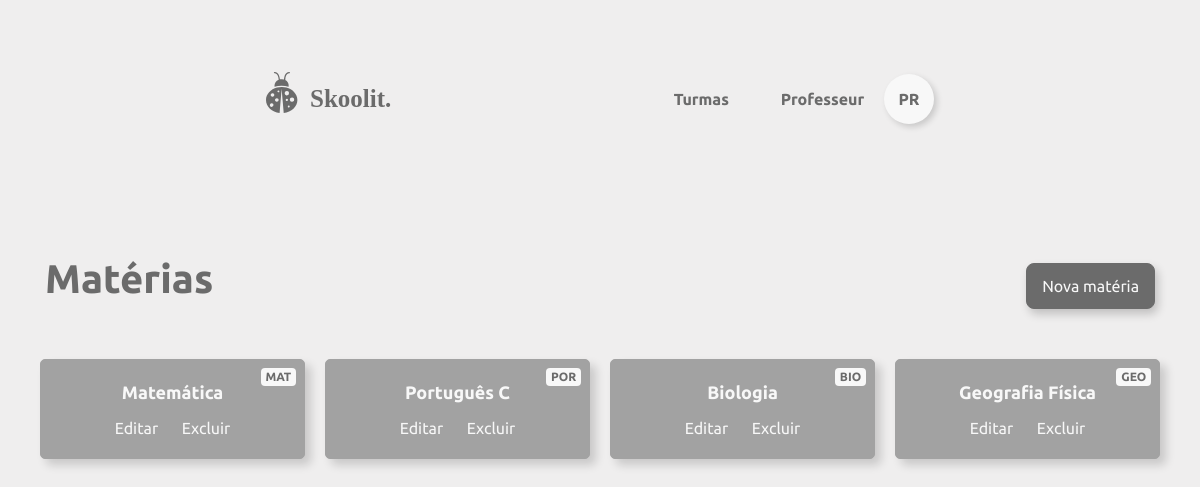
Page /materias/listar (signed in) on the committed database.
### skoolit/models/usuario.py (models this page shows, shortened)
class Usuario(UserMixin,db.Model):
	__tablename__ = 'usuarios'
	id = db.Column(db.Integer, primary_key=True)
	email = db.Column(db.String, nullable=False)
	papel = db.Column(db.String)
	nome = db.Column(db.String, nullable=False)
	hashSenha = db.Column(db.String, nullable=False)
	__mapper_args__ = {
		'polymorphic_identity':'usuario',
		'polymorphic_on':papel
    }
	def dbGetUser(id):
		return Usuario.query.filter_by(id=id).first_or_404()

### skoolit/models/materia.py (models this page shows, shortened)
class Materia(db.Model):
	__tablename__ = 'materias'
	id = db.Column(db.Integer, primary_key=True)
	nome = db.Column(db.String, nullable=False)
	turmas = db.relationship('Turma', back_populates='materia')
	def dbGetAllMateria():
		return Materia.query.with_entities(Materia.id,Materia.nome).all()

### skoolit/views/materias.py (the view)
@materias.route('/listar', methods=['POST', 'GET'])
@materias.route('/listar/<id>', methods=['POST', 'GET'])
def listar(id=None):
	if id is None:
		materias = Materia.dbGetAllMateria()
		return render_template('materias/listar_materias.html', materias=materias)
	else:
		materia = Materia.dbGetMateria(id)
		return render_template('materias/detalhes_materia.html', materia=materia)

### skoolit/views/auth.py (called while the page is built)
@loginManager.user_loader
def load_user(id):
    return Usuario.dbGetUser(id)

### skoolit/views/materias.py (called while the page is built)
@materias.before_request
@login_required
def exigirLogin():
	pass

### skoolit/templates/materias/listar_materias.html (shortened to what this page needs)
{% extends "navfoot.html" %}
{% block style %}
    <link rel="stylesheet" href="{{ url_for('static', filename='materias/listar_materias.css') }}">
{% endblock %}
{% block content %}
<div class="container conteudo">
	<div class="d-flex justify-content-between mb-5">
		<h1 class="bold">Matérias</h1>
		<div class="mt-2">
			<a href="{{url_for('materias.criar')}}"
				class="btn" role="button">
				Nova matéria
			</a>
		</div>
	</div>
	<div class="row">
		{% for materia in materias %}
			<div class="card materia">
				<div class="badge">
					{{materia.nome[:3]|upper}}
				</div>
				<div class="card-body">
					<h5 class="card-title text-center">
						<a class="materia-nome" href="{{url_for('materias.listar', id=materia.id)}}">{{materia.nome}}</a>
					</h5>
					<div class="text-center">
						<a href="{{url_for('materias.atualizar', id=materia.id)}}" class="card-link">Editar</a>
						<a href="{{url_for('materias.excluir', id=materia.id)}}" class="card-link">Excluir</a>
					</div>
				</div>
			</div>
		{% endfor %}
	</div>
</div>
{% endblock %}

### skoolit/templates/navfoot.html (shortened to what this page needs)
{% extends "base.html" %}
{% block navbar %}
<div class="navbar d-flex justify-content-between">
	{% if current_user.is_anonymous %}
		<a href="{{url_for('landing')}}"><img src="{{ url_for('static', filename='logo.svg') }}" alt="logo"></a>
	{% else %}
		<a href="{{url_for('home')}}"><img src="{{ url_for('static', filename='logo.svg') }}" alt="logo"></a>
	{% endif %}
	<div class="mt-3">
		{% if request.path != '/' and request.path != '/pagina_inicial' %}
			<div class="d-inline-block">
				{% if current_user.papel == "adm" %}
				<a class="navbar-btn mr-3" role="button" href="{{url_for('usuarios.listar')}}"><b>Usuarios</b></a>
				<a class="navbar-btn mr-3" role="button" href="{{url_for('materias.listar')}}"><b>Materias</b></a>
				<a class="navbar-btn mr-5" role="button" href="{{url_for('turmas.listar')}}"><b>Turmas</b></a>
				{% else %}
				<a class="navbar-btn mr-5" role="button" href="{{url_for('home')}}"><b>Turmas</b></a>
				{% endif %}
			</div>
		{% endif %}
		{% if current_user.is_anonymous %}
			{% if request.path != '/pagina_inicial' and request.path != '/' %}
				<a class="navbar-btn mr-3" href="{{url_for('auth.login')}}"><b>Fazer login</b></a>
			{% endif %}
		{% else %}
			<div  class="dropdown show d-inline-block">
				<p class="mr-3 d-inline-block"><b>{{ current_user.nome }}</b></p>
				<a class="perfil-menu" href="#" role="button" id="dropdownMenuLink" data-toggle="dropdown" aria-haspopup="true" aria-expanded="false">
					<div class="perfil-circulo rounded-circle text-center">
						<b>{{ current_user.nome[0:2].upper()}}</b>
					</div>
				</a>
			</div>
		{% endif %}
	</div>
</div>
{% endblock %}

### skoolit/static/geral.css (style rules this page uses)
html { --background: #EFEEEE; --background-card: #A2A2A2; --white: #F8F8F8 !important; --accent: #6B6B6B; --accent-hover: #585858; --font: #6B6B6B; }
body { background-color: var(--background); }
* { font-family: 'Ubuntu', sans-serif; color: var(--font); }
.container.conteudo { margin-top: 120px; }
.btn { background-color: var(--accent) !important; border-color: var(--accent) !important; color: var(--white); border-radius: 8px; padding: 10px 15px; box-shadow: 3px 5px 10px rgba(0, 0, 0, .2); outline: none !important; }
.bold { font-weight: bold; }

### skoolit/static/navfoot.css (style rules this page uses)
.navbar { margin-left: 250px; margin-right: 250px; margin-top: 50px }
a.perfil-menu, a.opcao-menu, a.navbar-btn, a.opcao-menu:active { color: inherit; text-decoration: none; outline: none; }
.dropdown a { background-color: var(--white) transparent !important; }
.perfil-circulo { width: 50px; height: 50px; background-color: var(--white); box-shadow: 3px 3px 6px rgba(0, 0, 0, .16); display: inline-flex; align-items: center; justify-content: center; }

### skoolit/static/materias/listar_materias.css (style rules this page uses)
.materia-nome { font-size: 18px; font-weight: bold; }
.badge { background-color: var(--white); color: var(--font); position: absolute; right: 0; margin: 8px 8px; }
.card.materia { background-color: var(--background-card); border-color: var(--background-card); border-radius: 5px; margin: 0px 10px 30px 10px; height: 100px; width: 265px; box-shadow: 6px 6px 10px rgba(0, 0, 0, 0.16); }
.card.materia a { color: var(--white); text-decoration: none; }

### rows in the picture
Usuario: nome "Professeur", nome "PR"
Materia: nome "MAT", nome "Matemática"
Materia: nome "POR", nome "Português C"
Materia: nome "BIO", nome "Biologia"
Materia: nome "GEO", nome "Geografia Física"
